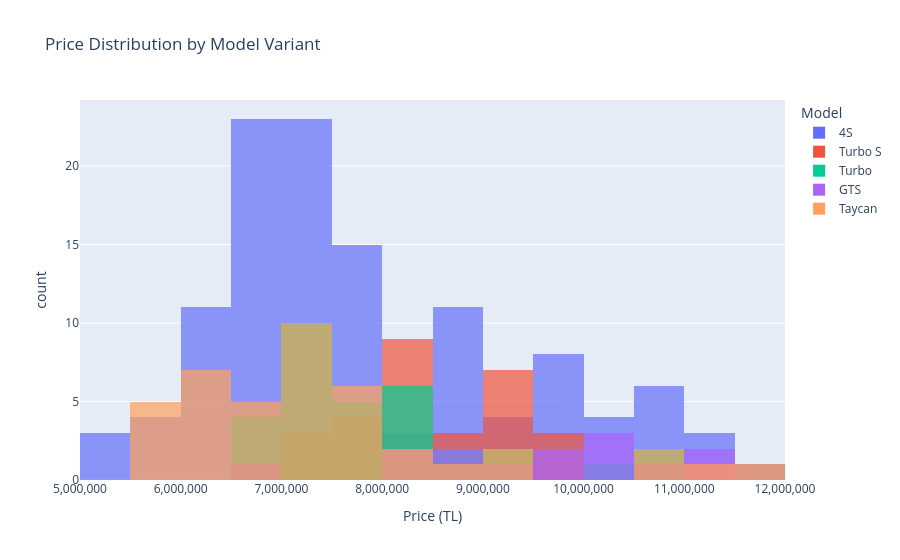

Notebook source saved alongside this figure:
### Markdown cell above
## Section 4: Price Analysis

Breaks down the market by price. The histogram shows where most listings cluster for each model variant — useful for spotting if a listing is priced above or below the pack. The price-vs-year and price-vs-km scatter plots reveal how much each factor drives pricing. The price-per-km box plot highlights which models give you the most car for the money. Use this section to calibrate your budget expectations and identify outliers worth investigating.

### Code cell
# Price distribution by model variant (capped at 12M TL)
fig = px.histogram(
    df[df["price"] <= 12_000_000], x="price", color="model",
    title="Price Distribution by Model Variant",
    labels={"price": "Price (TL)", "model": "Model"},
    nbins=30, barmode="overlay", opacity=0.7
)
fig.update_layout(xaxis_tickformat=",.0f")
fig.show()

### Figure 1 — Plotly figure (JSON) as saved in the notebook; plotly's stock layout.template omitted (floating-point values rounded to 4 significant figures)
{"data": [{"bingroup": "x", "hovertemplate": "Model=4S<br>Price (TL)=%{x}<br>count=%{y}<extra></extra>", "legendgroup": "4S", "marker": {"color": "#636efa", "opacity": 0.7, "pattern": {"shape": ""}}, "name": "4S", "nbinsx": 30, "orientation": "v", "showlegend": true, "type": "histogram", "x": [9050000, 7100000, 7450000, 8700000, 7080000, 7690000, 7300000, 6940000, 8750000, 7750000, 6950000, 8800000, 10500000, 7750000, 6350000, 7320000, 7950000, 6950000, 6450000, 10999000, 7850000, 5990000, 6500000, 7400000, 6850000, 10750000, 6980000, 6450000, 6250000, 11250000, 6585000, 8250000, 9750000, 6800000, 6500000, 5875000, 10850000, 7300000, 7350000, 7460000, 7500000, 7150000, 8400000, 8999000, 6575000, 7950000, 10200000, 7490000, 6800000, 8080000, 7700000, 9400000, 7550000, 7157750, 5490000, 10350000, 10350000, 6950000, 9775000, 7750000, 8960000, 9500000, 6950000, 8900000, 9100000, 6250000, 5975000, 10200000, 7190000, 6650000, 7375000, 6250000, 8690000, 7950000, 8999000, 9995500, 7250000, 7050000, 7000000, 5350000, 11250000, 6250000, 10750000, 6650000, 7145000, 6725000, 6500000, 6950000, 5050000, 6275000, 6290000, 6100000, 9200000, 7950000, 6950000, 6750000, 9575000, 11250000, 6965000, 9500000, 7150000, 9600000, 10700000, 7250000, 7050000, 6600000, 6370000, 9890000, 6800000, 8600000, 8750000, 7350000, 8700000, 7250000, 7950000, 7750000, 7850000, 5699000], "xaxis": "x", "yaxis": "y"}, {"bingroup": "x", "hovertemplate": "Model=Turbo S<br>Price (TL)=%{x}<br>count=%{y}<extra></extra>", "legendgroup": "Turbo S", "marker": {"color": "#EF553B", "opacity": 0.7, "pattern": {"shape": ""}}, "name": "Turbo S", "nbinsx": 30, "orientation": "v", "showlegend": true, "type": "histogram", "x": [9750000, 11000000, 8790000, 7700000, 7875000, 8150000, 8250000, 9450000, 10800000, 9200000, 9150000, 8300000, 11900000, 7850000, 8200000, 8100000, 8150000, 8250000, 7100000, 7250000, 9355555, 9800000, 8250000, 9150000, 7450000, 7500000, 8700000, 8495000, 9750000, 8900000, 9100000, 9275000], "xaxis": "x", "yaxis": "y"}, {"bingroup": "x", "hovertemplate": "Model=Turbo<br>Price (TL)=%{x}<br>count=%{y}<extra></extra>", "legendgroup": "Turbo", "marker": {"color": "#00cc96", "opacity": 0.7, "pattern": {"shape": ""}}, "name": "Turbo", "nbinsx": 30, "orientation": "v", "showlegend": true, "type": "histogram", "x": [8175000, 8900000, 11500000, 7250000, 7150000, 7600000, 8180000, 7250000, 7000000, 8150000, 7050000, 9000000, 7450000, 7025000, 7600000, 7500000, 8950000, 6850000, 8100000, 9000000, 10500000, 7500000, 6950000, 7250000, 7190000, 6950000, 10500000, 6650000, 8000000, 7350000, 7950000, 8250000, 10000000], "xaxis": "x", "yaxis": "y"}, {"bingroup": "x", "hovertemplate": "Model=GTS<br>Price (TL)=%{x}<br>count=%{y}<extra></extra>", "legendgroup": "GTS", "marker": {"color": "#ab63fa", "opacity": 0.7, "pattern": {"shape": ""}}, "name": "GTS", "nbinsx": 30, "orientation": "v", "showlegend": true, "type": "histogram", "x": [11250000, 10250000, 8250000, 8375000, 9500000, 11750000, 9250000, 6799000, 10250000, 9650000, 10500000, 10250000, 11000000, 8600000, 8950000], "xaxis": "x", "yaxis": "y"}, {"bingroup": "x", "hovertemplate": "Model=Taycan<br>Price (TL)=%{x}<br>count=%{y}<extra></extra>", "legendgroup": "Taycan", "marker": {"color": "#FFA15A", "opacity": 0.7, "pattern": {"shape": ""}}, "name": "Taycan", "nbinsx": 30, "orientation": "v", "showlegend": true, "type": "histogram", "x": [7050000, 6850000, 10750000, 7000000, 7050000, 6250000, 8495000, 5900000, 6050000, 6400000, 10700000, 9299000, 6735000, 7950000, 7400000, 7550000, 6850000, 7250000, 6400000, 9365000, 5850000, 5925000, 8445000, 7290000, 11650000, 7900000, 11450000, 6200000, 6500000, 5729750, 8650000, 7950000, 7500000, 5700000, 6865000, 7395000, 7150000, 7800000, 6095000, 7250000, 7200000, 6295000], "xaxis": "x", "yaxis": "y"}], "layout": {"barmode": "overlay", "legend": {"title": {"text": "Model"}, "tracegroupgap": 0}, "title": {"text": "Price Distribution by Model Variant"}, "xaxis": {"anchor": "y", "domain": [0, 1], "tickformat": ",.0f", "title": {"text": "Price (TL)"}}, "yaxis": {"anchor": "x", "domain": [0, 1], "title": {"text": "count"}}}}
